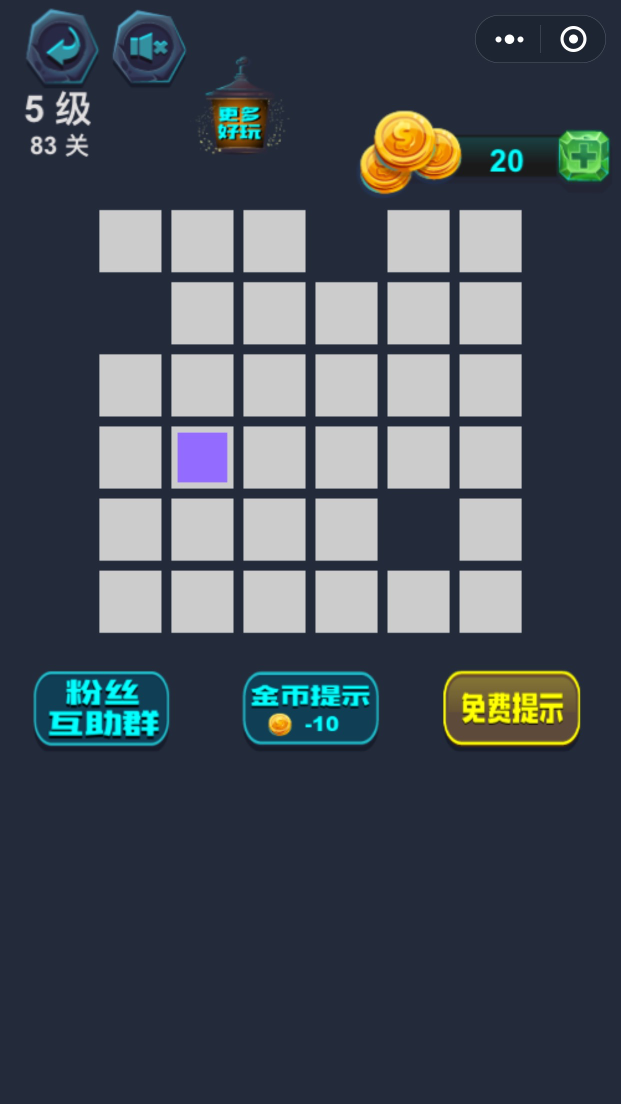
#> input picture 1.png, 1242 x 2208 px (shown at 1/2 size)
$ python test.py   (Python 2 division)
#> lines starting #> are read from the running program, lines starting #| are printed output that depends on the picture; after the words box and inside, x2 and y2 are one past the last pixel; in counts of white or black regions, pixels touching at a corner belong together
import numpy as np
# import imutils

import cv2

img_rgb = cv2.imread('1.png')
#> img_rgb is the input picture: shape (2208, 1242, 3); mean B, G, R 87.9, 77.9, 69.8

Conv_hsv_Gray = cv2.cvtColor(img_rgb, cv2.COLOR_BGR2GRAY)
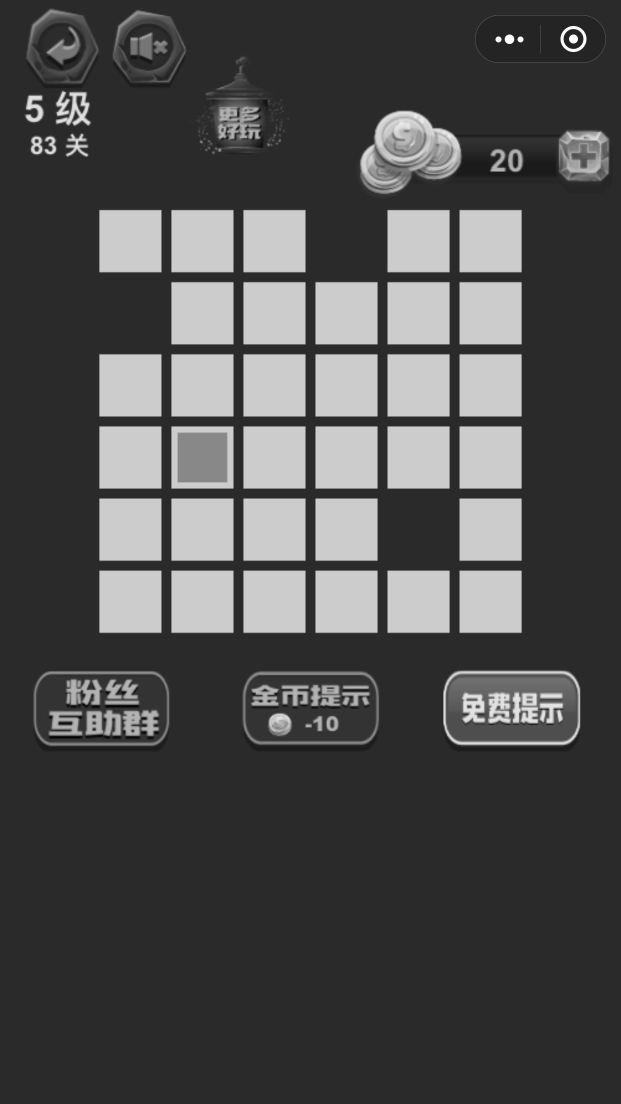
#> Conv_hsv_Gray: shape (2208, 1242) (shown at 1/2 size); min 2, max 255, mean 76.8

# ret, mask = cv2.threshold(Conv_hsv_Gray, 0, 255,cv2.THRESH_BINARY_INV |cv2.THRESH_OTSU)
mask = cv2.inRange(img_rgb,(0,0,0), (204,204,204))
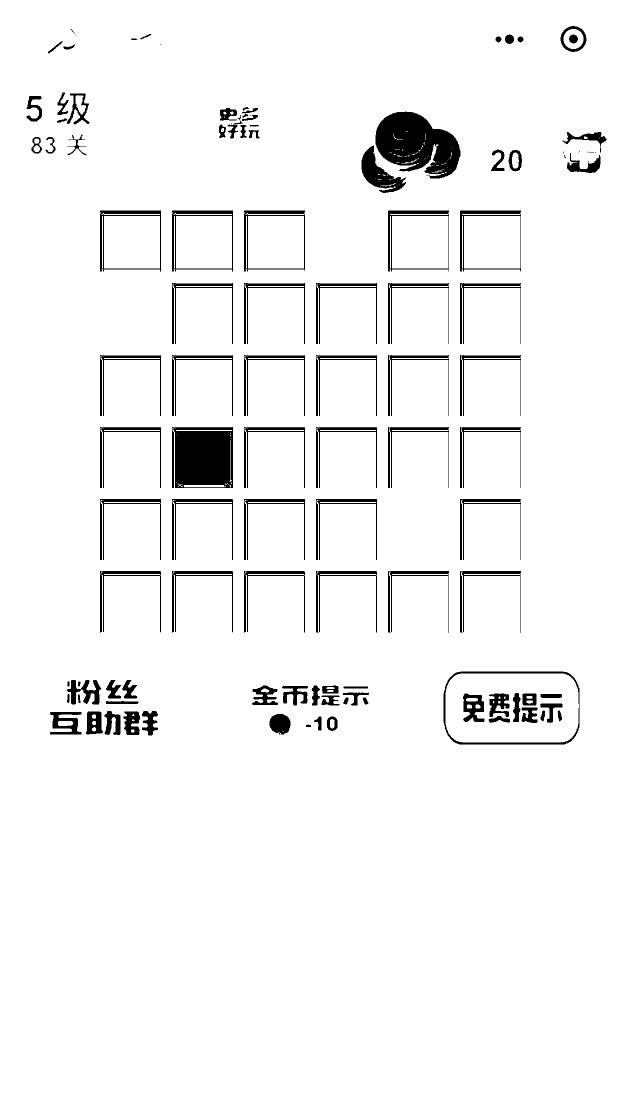
#> mask: shape (2208, 1242) (shown at 1/2 size); 95.4% white; 121 black regions (17 under 20 px), largest, box (x1, y1, x2, y2) and area: (751, 223, 921, 357) 14865, (344, 854, 466, 976) 13827, (723, 291, 812, 386) 3435

img_rgb[mask != 0] = [204, 204, 204]#[0, 0, 255]
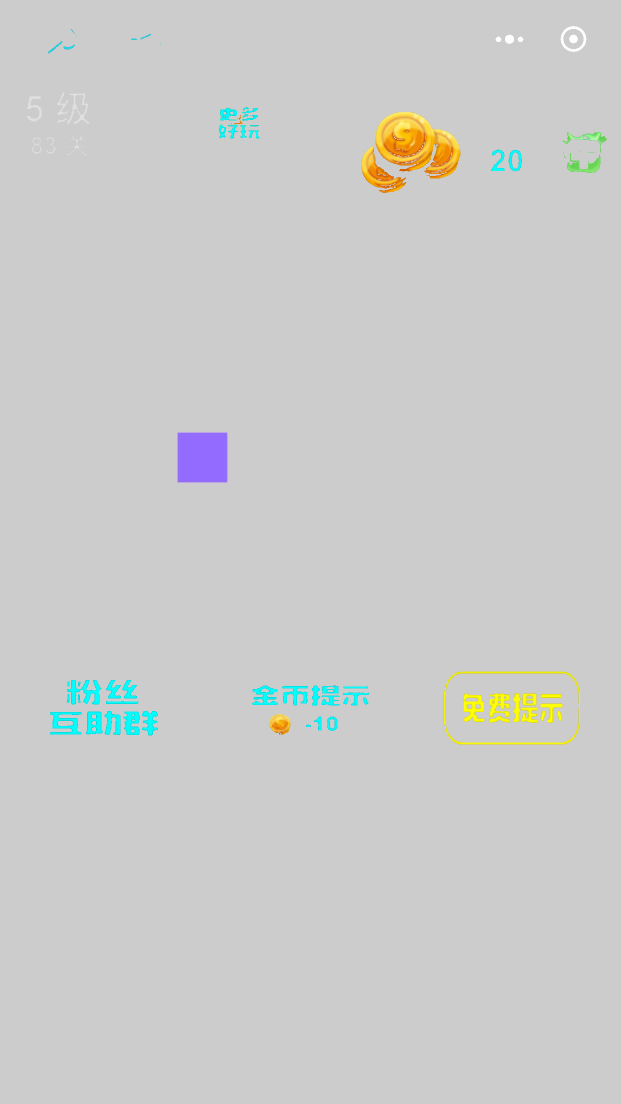
#> img_rgb: shape (2208, 1242, 3) (shown at 1/2 size); mean B, G, R 202.6, 203.8, 202.9

ret = cv2.cvtColor(img_rgb, cv2.COLOR_BGR2GRAY)
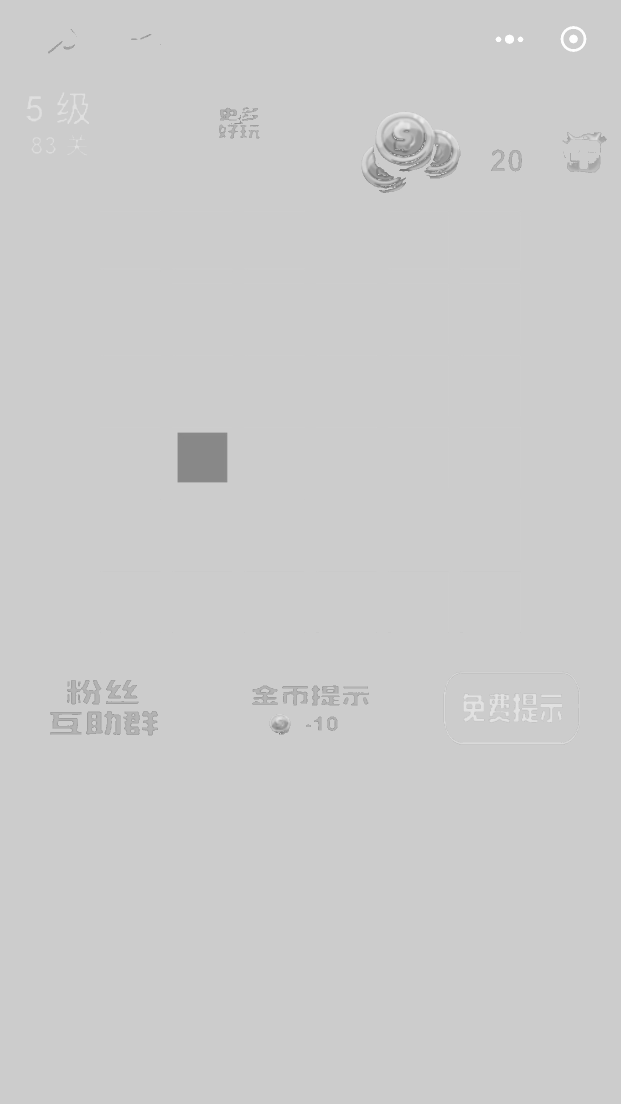
#> ret: shape (2208, 1242) (shown at 1/2 size); min 107, max 255, mean 203.4

cv2.imwrite("./test/output2.png", ret)  # show windows

ret = ret[398:1340, 0:]
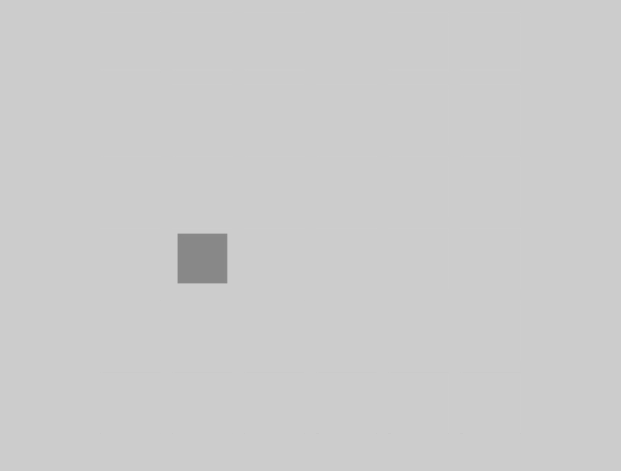
#> ret: shape (942, 1242) (shown at 1/2 size); min 131, max 209, mean 203.4

cv2.imwrite("./test/imgOriginal.png", img_rgb)  # show windows

cv2.imwrite("./test/output.png", ret)  # show windows

cv2.imwrite("./test/mask.png", mask)  # show windows

template2 = cv2.imread('search.png', 0)
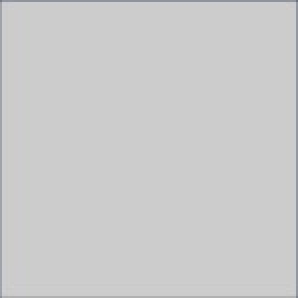
#> input picture search.png, 149 x 149 px (shown 2 times larger)
#> template2: shape (149, 149); min 114, max 208, mean 202.8
template2 = cv2.resize(template2, (109, 109))
#> template2: shape (109, 109)

print cv2.minMaxLoc(ret)
#| (131.0, 209.0, (452, 469), (464, 456))

w, h = template2.shape[::-1]
#> w = 109; h = 109
print w, h
#| 109 109
res = cv2.matchTemplate(ret, template2, cv2.TM_CCOEFF_NORMED)
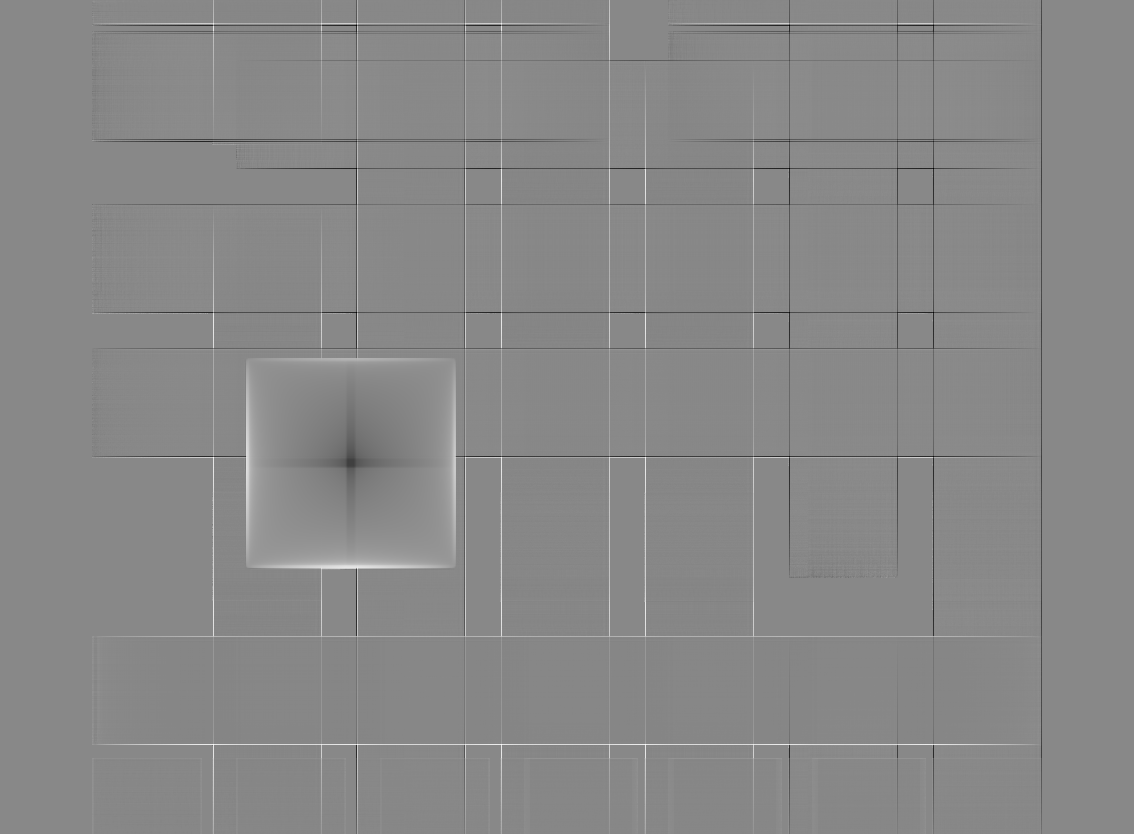
#> res: shape (834, 1134) float32; min -0.838, max 0.733, mean 0.00153; drawn with min black and max white
threshold = 0.8

loc = np.where(res >= threshold)
#> loc = (empty array, empty array)
print len(loc[1])
#| 0
for pt in zip(*loc[::-1]):
    # print pt
    cv2.rectangle(img_rgb, pt, (pt[0] + w, pt[1] + h), (0, 0, 255), 2)
#> this loop made 0 passes

cv2.imwrite('./test/res.png', img_rgb)


exit()
#> (the program exits here)
